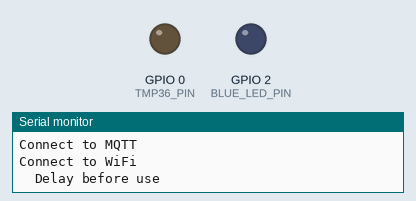
Simulated run of this sketch. Board: ESP8266 (NodeMCU). On the bench: output pins drawn as LEDs (lit = HIGH), the last lines printed to the serial monitor. WiFi joins after 1.5 s; servers stay silent unless stated; no MQTT or app messages arrive unless stated.

Above: at 0.1 s.
At 5.1 s:
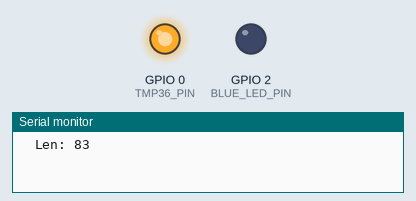
At 5.7 s:
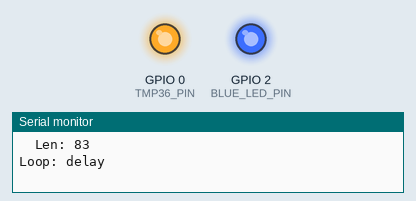
Timing chart, 0 to 7.2 s (numbered marks = the images above):
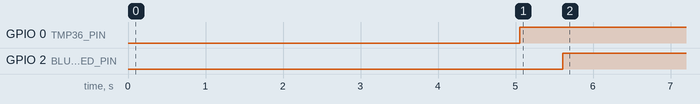

The sketch:

MQTT_Watson.ino
```cpp
#include <ESP8266WiFi.h>
#include <PubSubClient.h>

/*
 * LEDs both turn on at the start of setup, then off at the end (after first connect)
 * Blue LED turns on at the start of loop, then off near the end (before only the delay)
 * Red turns on when attempting to re-connect to broker, in case of connection failure
 */

#define TMP36_PIN          0 // Analog pin
#define RED_LED_PIN        0 // Digital pin
#define BLUE_LED_PIN       2 // Digital pin

#define TURN_ON            LOW
#define TURN_OFF           HIGH

#define MY_SSID            "*** YOUR SSID HERE ***"
#define MY_WEP_PASSWORD    "*** YOUR WI-FI PASSWORD HERE ***"

#define BROKER             "quickstart.messaging.internetofthings.ibmcloud.com"
#define TOPIC              "iot-2/evt/status/fmt/json"
#define MY_CLIENT_ID       "d:quickstart:ArduinoUnoWiFi:PDH-AU1"

/*
#define BROKER             "test.mosquitto.org"
#define TOPIC              "pdhArduinoTest1"
#define MY_CLIENT_ID       "pdh-MQTTpub-Win1-ID"
*/

char message[128];
#define DELAY_BT_READINGS  180 // Delay time in seconds between messages

WiFiClient client; int port = 1883;
PubSubClient clientPS(client);

int connects = 0;
long startTime, lastConnectTime;

void setup() {
  pinMode (RED_LED_PIN, OUTPUT);
  pinMode (BLUE_LED_PIN, OUTPUT);

  digitalWrite(RED_LED_PIN, TURN_ON);
  digitalWrite (BLUE_LED_PIN, TURN_ON);

  Serial.begin(9600);
  while (!Serial) {
    ; // Wait for serial port to connect. Needed for native USB port only
  }

  if (WiFi.status() == WL_NO_SHIELD) {
    Serial.println("No WiFi capability");
    while (true);
  }

  clientPS.setServer(BROKER, port);

  startTime = millis();

  digitalWrite(RED_LED_PIN, TURN_OFF);
  digitalWrite (BLUE_LED_PIN, TURN_OFF);
}

void loop() {
  Serial.println ("Enter loop");
  digitalWrite (BLUE_LED_PIN, TURN_ON);

  while (!clientPS.connected()) {
    connect_to_MQTT();
  }

  int ar = analogRead(TMP36_PIN);
  // Serial.println (ar);
  double volts = ar / 1024.;
  // Serial.println (v, 3);
  volts *= .977; // Observed fudge factor
  float degreesC = (volts - 0.5) * 100.0;
  float degreesF = degreesC * (9.0/5.0) + 32.0;

  int rssi = WiFi.RSSI();
  long uptimeMinutes = (millis() - startTime) / (1000L * 60L);
  long connectUptime = (millis() - lastConnectTime) / (1000L * 60L);

  buildMessage (degreesF, volts, rssi, connects, uptimeMinutes, connectUptime);

  Serial.print ("Publish: "); Serial.println (message);
  Serial.print ("  Len: "); Serial.println (strlen(message)); // Max seems to be 96; MQTT_MAX_PACKET_SIZE
  clientPS.publish(TOPIC, message);

  delay(500);
  digitalWrite(BLUE_LED_PIN, TURN_OFF);

  Serial.println ("Loop: delay");
  delay (DELAY_BT_READINGS * 1000);
  Serial.println ("Exit loop");
}

void connect_to_MQTT() {
  Serial.println ("Connect to MQTT");
  ++connects;

  digitalWrite(RED_LED_PIN, TURN_ON);

  connect_to_WiFi();

  if (!clientPS.connected()) {
    Serial.println("Connect to broker");
    boolean connected = clientPS.connect(MY_CLIENT_ID);
    if (connected) {
      Serial.println("  Success");
    } else {
      Serial.print("  Failed, rc="); Serial.print(clientPS.state());
        Serial.println (" ; delay");
      delay(5000);
      /*
       * State codes:
       * -4 : MQTT_CONNECTION_TIMEOUT - the server didn't respond within the keepalive time
       * -3 : MQTT_CONNECTION_LOST - the network connection was broken
       * -2 : MQTT_CONNECT_FAILED - the network connection failed
       * -1 : MQTT_DISCONNECTED - the client is disconnected cleanly
       *  0 : MQTT_CONNECTED - the cient is connected
       *  1 : MQTT_CONNECT_BAD_PROTOCOL - the server doesn't support the requested version of MQTT
       *  2 : MQTT_CONNECT_BAD_CLIENT_ID - the server rejected the client identifier
       *  3 : MQTT_CONNECT_UNAVAILABLE - the server was unable to accept the connection
       *  4 : MQTT_CONNECT_BAD_CREDENTIALS - the username/password were rejected
       *  5 : MQTT_CONNECT_UNAUTHORIZED - the client was not authorized to connect
       */
    }
  }

  lastConnectTime = millis();
  digitalWrite(RED_LED_PIN, TURN_OFF);
}

void connect_to_WiFi () {
  while (WiFi.status() != WL_CONNECTED) {
    Serial.println("Connect to WiFi");
    WiFi.begin(MY_SSID, MY_WEP_PASSWORD);
    Serial.println("  Delay before use");
    delay(5000);
  }
}

void buildMessage(double temp, double volts, int rssi, int connects, long uptime, long connectUptime) {
  char tempBuf[5];

  strcpy (message, "{\"d\":{\"temp\":");
   dtostrf (temp, 5, 1, tempBuf);
   strcat (message, tempBuf);

  strcat (message, ", \"RSSI\":");
   itoa(rssi, tempBuf, 10);
   strcat (message, tempBuf);

  strcat (message, ", \"volt\":");
   dtostrf (volts, 4, 3, tempBuf);
   strcat (message, tempBuf);

  strcat (message, ", \"conns\":");
   itoa (connects, tempBuf, 10);
   strcat (message, tempBuf);

  strcat (message, ", \"uptime\":");
   ltoa (uptime, tempBuf, 10);
   strcat (message, tempBuf);

  strcat (message, ", \"connTime\":");
   ltoa(connectUptime, tempBuf, 10);
   strcat (message, tempBuf);

  strcat (message, "}}");
}
```

Measured:
- by itself, GPIO 0 (TMP36_PIN): LOW → HIGH at 5.1 s
- by itself, GPIO 2 (BLUE_LED_PIN): LOW → HIGH at 5.6 s
